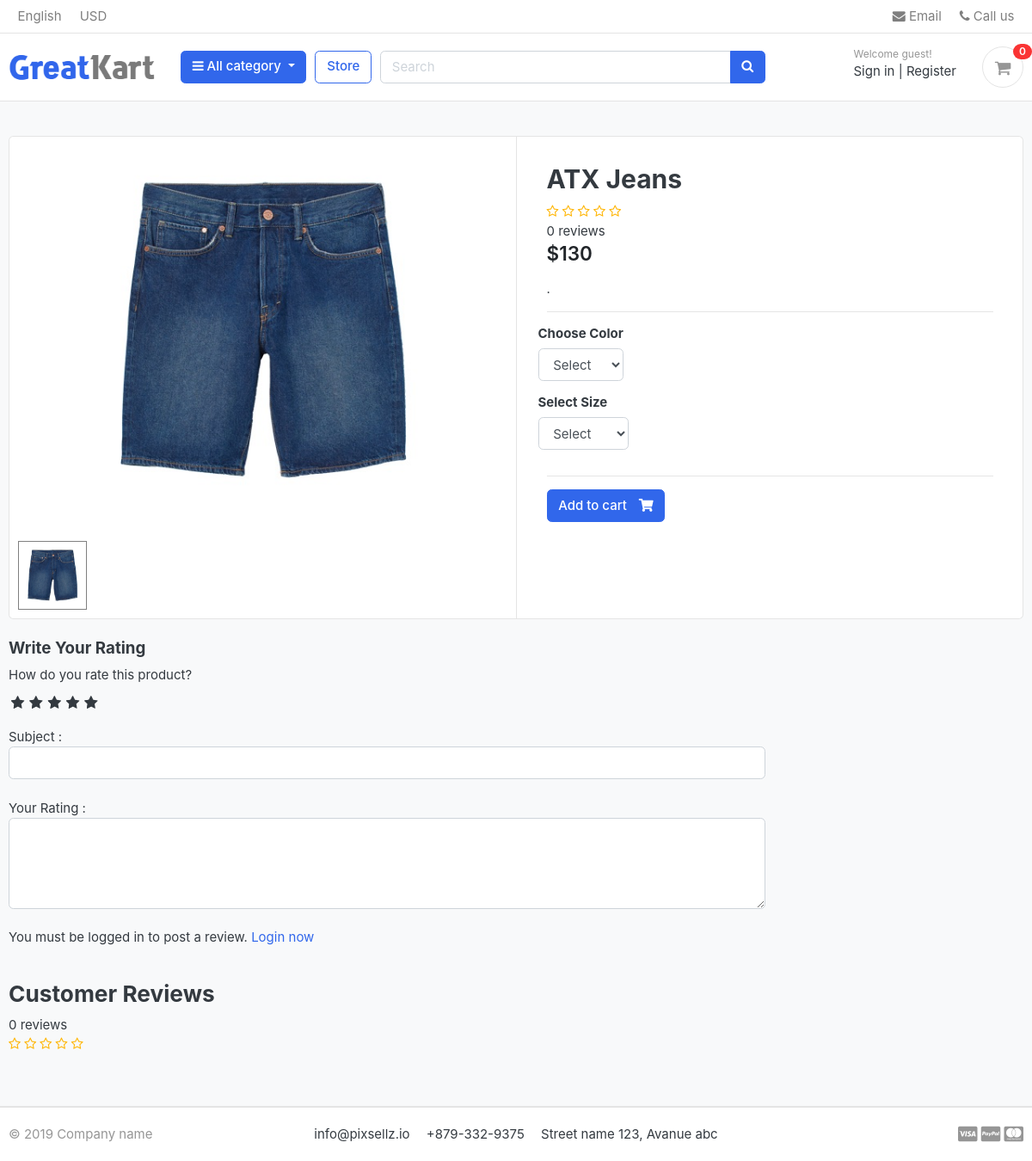
Before: /store/category/jeans/atx-jeans/ with the older database file.
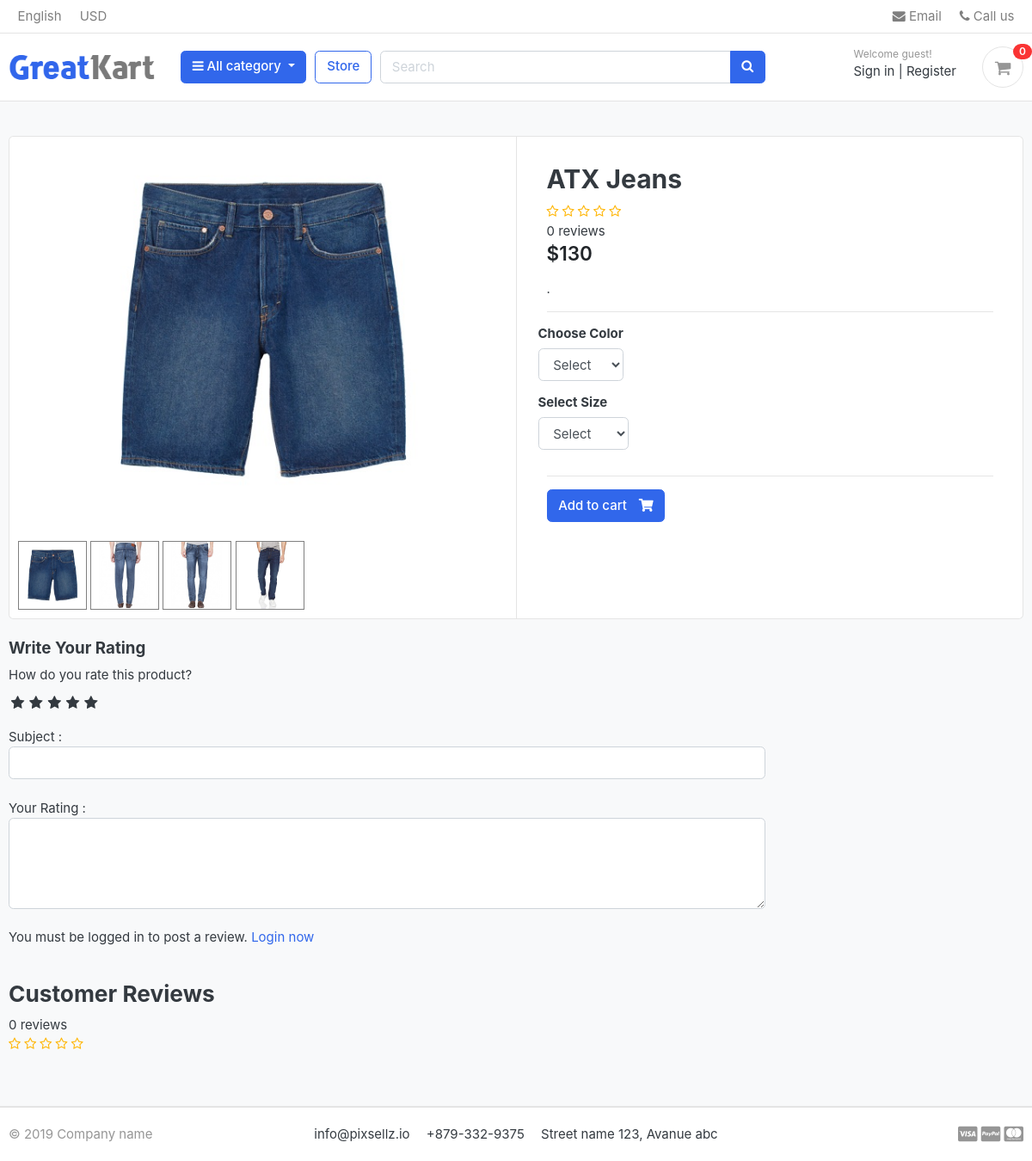
After: the same page with the newer database file.
### store/models.py (models this page shows, shortened)
class Product(models.Model):
    name = models.CharField( max_length=50 , unique=True)
    slug = models.SlugField(max_length=50 , unique=True)
    description = models.TextField( max_length=2000 , blank=True)
    image = models.ImageField( upload_to='product_img')
    price = models.IntegerField()
    discount = models.IntegerField(default=0)
    stock = models.IntegerField()
    is_available = models.BooleanField(default=True)
    category = models.ForeignKey("category.Category", verbose_name=("category product"), on_delete=models.CASCADE)
    created_at = models.DateTimeField(auto_now_add=True)
    modified_date = models.DateField( auto_now=True)
    def avr_review(self):
        reviews = ReviewRating.objects.filter(product=self , status=True).aggregate(average=Avg('rating'))
        avg =0
        if reviews['average'] is not None:
            avg = float(reviews['average'])
        return avg
    def count_review(self):
        reviews = ReviewRating.objects.filter(product=self , status=True).aggregate(count=Count('id'))
        count = 0
        if reviews['count'] is not None:
            count = int(reviews['count'])
        return count

class ProductGallary(models.Model):
    product = models.ForeignKey(Product,  on_delete=models.CASCADE , default=None)
    image = models.ImageField( upload_to="product_gallary", max_length=255)

### store/views.py (the view)
# urls.py: path('category/<slug:category_slug>/<slug:product_slug>/',views.product_detail ,name='product_detail'),
def product_detail(request,category_slug,product_slug):
    try :
        single_product = Product.objects.get(category__slug=category_slug,slug=product_slug)
        in_cart = CartItem.objects.filter(cart__cart_id=_cart_id(request),product=single_product).exists()
    except Exception as e:
        raise e
    if request.user.is_authenticated:
        try:
            orderproduct = OrderProduct.objects.filter(user=request.user , product_id=single_product.id).exists()
        except OrderProduct.DoesNotExist:
            orderproduct = None
    else :
        orderproduct = None
    reviews = ReviewRating.objects.filter(product_id=single_product.id , status=True)
    product_gallary = ProductGallary.objects.filter(product_id=single_product.id)
    context = {
        'single_product':single_product,
        'in_cart':in_cart,
        'orderproduct':orderproduct,
        'reviews':reviews,
        'product_gallary':product_gallary,
    }
    return render(request,'store/product_detail.html',context)

### store/templates/store/product_detail.html (shortened to what this page needs)
{% extends 'base.html' %}
{% load static %}
{% block body %}
<section class="section-content padding-y bg">
    <div class="container">
        <div class="card">
            <div class="row no-gutters">
                <aside class="col-md-6">
                    <article class="gallery-wrap">
                        <div class="img-big-wrap mainImage">
                            <center><img src="{{single_product.image.url}}"></center>
                        </div>
                    </article>
                    <ul class="thumb">
                        <li>
                            <a href="{{single_product.image.url}}" target="mainImage"><img src="{{single_product.image.url}}"
                                    alt="Product Image"></a>
                            {% for image in product_gallary  %}
                            <a href="{{image.image.url}}" target="mainImage"><img src="{{image.image.url}}"
                                    alt="Product Image"></a>
                            {% endfor %}
                        </li>
                    </ul>
                </aside>
                <main class="col-md-6 border-left">
                    <form action="{% url 'carts:add_cart' single_product.id %}" method="POST">
                        <article class="content-body">
                            <h2 class="title">{{single_product.name}}</h2>
                            <div class="rating-star">
                                <span>
                                    <i class="fa fa-star{% if single_product.avr_review < 0.5%}-o{% elif single_product.avr_review >= 0.5 and single_product.avr_review < 1%}-half-o{%endif%}"
                                        aria-hidden="true"></i>
                                    <i class="fa fa-star{% if single_product.avr_review < 1.5%}-o{% elif single_product.avr_review >= 1.5 and single_product.avr_review < 2%}-half-o{%endif%}"
                                        aria-hidden="true"></i>
                                    <i class="fa fa-star{% if single_product.avr_review < 2.5%}-o{% elif single_product.avr_review >= 2.5 and single_product.avr_review < 3%}-half-o{%endif%}"
                                        aria-hidden="true"></i>
                                    <i class="fa fa-star{% if single_product.avr_review < 3.5%}-o{% elif single_product.avr_review >= 3.5 and single_product.avr_review < 4%}-half-o{%endif%}"
                                        aria-hidden="true"></i>
                                    <i class="fa fa-star{% if single_product.avr_review < 4.5%}-o{% elif single_product.avr_review >= 4.5 and single_product.avr_review < 5%}-half-o{%endif%}"
                                        aria-hidden="true"></i>
                                </span>
                            </div>
                            <span>{{single_product.count_review}} reviews</span>
                            <div class="mb-3">
                                <var class="price h4">${{single_product.price}}</var>
                            </div>
                            <p>{{single_product.description}}.</p>
                            <hr>
                            <div class="row">
                                <div class="item-option-select">
                                    <h6>Choose Color</h6>
                                    <select class="form-control" name="color" required>
                                        <option value="" disabled selected>Select</option>
                                    </select>
                                </div>
                            </div>
                            <div class="row">
                                <div class="item-option-select">
                                    <h6>Select Size</h6>
                                    <select class="form-control" name="size" required>
                                        <option value="" disabled selected>Select</option>
                                    </select>
                                </div>
                            </div>
                            <hr>
                            {% if single_product.stock <= 0 %}
                            <h5>Out Of Stock</h5>
                            {% else %}
                            <button value="submit" class="btn  btn-primary"> <span class="text">Add to cart</span>
                                <i class="fas fa-shopping-cart"></i> </button>
                            {% endif %}
                        </article>
                    </form>
                </main>
            </div>
        </div>
        <br>
        <div class="row">
            <div class="col-md-9">
                <form action="{% url 'store:submit_review' single_product.id %}" method="POST">
                    <h5>Write Your Rating</h5>
                    <div>
                        <label>How do you rate this product?</label>
                        <br>
                        <div class="rate">
                            <input id="rating10" value="5" type="radio" name="rating" required><label for="rating10"
                                title="5"></label>
                            <input id="rating8" value="4" type="radio" name="rating" required><label for="rating8"
                                title="4"></label>
                            <input id="rating6" value="3" type="radio" name="rating" required><label for="rating6"
                                title="3"></label>
                            <input id="rating4" value="2" type="radio" name="rating" required><label for="rating4"
                                title="2"></label>
                            <input id="rating2" value="1" type="radio" name="rating" required><label for="rating2"
                                title="1"></label>
                        </div>
                        <br>
                        Subject :
                        <input type="text" class="form-control" name="subject">
                        <br>
                        Your Rating :
                        <textarea name="review" rows="4" class="form-control" value="Your Rating"></textarea>
                        <br>
                        {% if user.is_authenticated %}
                        {% if orderproduct %}
                        <input type="submit" value="submit Review" class="btn btn-primary">
                        {% else %}
                        <p>You must purchase this product to post a review. </p>
                        {% endif %}
                        {% else %}
                        <p>You must be logged in to post a review. <span><a href="{% url 'login'%}">Login now</a></span>
                        </p>
                        {% endif %}
                    </div>
                </form>
                <br>
                <header class="section-heading">
                    <h3>Customer Reviews </h3>
                    <span>{{single_product.count_review}} reviews</span>
                    <div class="rating-star">
                        <span>
                            <i class="fa fa-star{% if single_product.avr_review < 0.5%}-o{% elif single_product.avr_review >= 0.5 and single_product.avr_review < 1%}-half-o{%endif%}"
                                aria-hidden="true"></i>
                            <i class="fa fa-star{% if single_product.avr_review < 1.5%}-o{% elif single_product.avr_review >= 1.5 and single_product.avr_review < 2%}-half-o{%endif%}"
                                aria-hidden="true"></i>
                            <i class="fa fa-star{% if single_product.avr_review < 2.5%}-o{% elif single_product.avr_review >= 2.5 and single_product.avr_review < 3%}-half-o{%endif%}"
                                aria-hidden="true"></i>
                            <i class="fa fa-star{% if single_product.avr_review < 3.5%}-o{% elif single_product.avr_review >= 3.5 and single_product.avr_review < 4%}-half-o{%endif%}"
                                aria-hidden="true"></i>
                            <i class="fa fa-star{% if single_product.avr_review < 4.5%}-o{% elif single_product.avr_review >= 4.5 and single_product.avr_review < 5%}-half-o{%endif%}"
                                aria-hidden="true"></i>
                        </span>
                    </div>
                </header>
            </div>
        </div>
    </div>
</section>
{% endblock body %}

### templates/base.html (shortened to what this page needs)
{% load static %}
<!DOCTYPE HTML>
<html lang="en">
<head>
    <link href="{% static 'css/bootstrap.css'%}" rel="stylesheet" type="text/css" />
    <link href="{% static 'fonts/fontawesome/css/all.min.css'%}" type="text/css" rel="stylesheet">
    <link href="{% static 'css/ui.css'%}" rel="stylesheet" type="text/css" />
    <link href="{% static 'css/responsive.css'%}" rel="stylesheet" media="only screen and (max-width: 1200px)" />
    <link href="{% static 'css/custum.css'%}" rel="stylesheet" type="text/css" />
    <link rel="stylesheet" href="https://cdnjs.cloudflare.com/ajax/libs/font-awesome/4.7.0/css/font-awesome.min.css">
</head>
<body>
    <header class="section-header">
        <nav class="navbar p-md-0 navbar-expand-sm navbar-light border-bottom">
            <div class="container">
                <div class="collapse navbar-collapse" id="navbarTop4">
                    <ul class="navbar-nav mr-auto">
                        <li class="nav-item dropdown">
                            <a href="#" class="nav-link"> English </a>
                        </li>
                        <li class="nav-item dropdown">
                            <a href="#" class="nav-link"> USD </a>
                        </li>
                    </ul>
                    <ul class="navbar-nav">
                        <li><a href="#" class="nav-link"> <i class="fa fa-envelope"></i> Email </a></li>
                        <li><a href="#" class="nav-link"> <i class="fa fa-phone"></i> Call us </a></li>
                    </ul>
                </div>
            </div>
        </nav>
        <section class="header-main border-bottom">
            <div class="container">
                <div class="row align-items-center">
                    <div class="col-lg-2 col-md-3 col-6">
                        <a href="/" class="brand-wrap">
                            <img class="logo" src="{% static './images/logo.png'%}">
                        </a>
                    </div>
                    <div class="col-lg col-sm col-md col-6 flex-grow-0">
                        <div class="category-wrap dropdown d-inline-block float-right">
                            <button type="button" class="btn btn-primary dropdown-toggle" data-toggle="dropdown">
                                <i class="fa fa-bars"></i> All category
                            </button>
                        </div>
                    </div>
                    <a href="{%url 'store:store'%}" method="GET" class="btn btn-outline-primary">Store</a>
                    <div class="col-lg  col-md-6 col-sm-12 col">
                        <form action="{% url 'store:search' %}" class="search">
                            <div class="input-group w-100">
                                <input type="text" class="form-control" style="width:60%;" placeholder="Search"
                                    name="q">
                                <div class="input-group-append">
                                    <button class="btn btn-primary" type="submit">
                                        <i class="fa fa-search"></i>
                                    </button>
                                </div>
                            </div>
                        </form>
                    </div>
                    <div class="col-lg-3 col-sm-6 col-8 order-2 order-lg-3">
                        <div class="d-flex justify-content-end mb-3 mb-lg-0">
                            <div class="widget-header">
                                <small class="title text-muted">Welcome guest!</small>
                                <div>
                                    {% if user.is_authenticated %}
                                    <a href="{% url 'accounts:profile'%}">Profile</a> <span class="dark-transp"> |
                                    </span>
                                    <a href="{% url 'logout'%}"> Logout</a>
                                    {% else %}
                                    <a href="{% url 'login'%}">Sign in</a> <span class="dark-transp"> | </span>
                                    <a href="{% url 'accounts:signup'%}"> Register</a>
                                    {% endif %}
                                </div>
                            </div>
                            <a href="{% url 'carts:cart'%}" class="widget-header pl-3 ml-3">
                                <div class="icon icon-sm rounded-circle border"><i class="fa fa-shopping-cart"></i>
                                </div>
                                <span class="badge badge-pill badge-danger notify">{{cart_count}}</span>
                            </a>
                        </div>
                    </div>
                </div>
            </div>
        </section>
    </header>
    {% block body %}
    {% endblock body %}
    <footer class="section-footer border-top">
        <div class="container">
            <section class="footer-bottom border-top row">
                <div class="col-md-2">
                    <p class="text-muted"> &copy 2019 Company name </p>
                </div>
                <div class="col-md-8 text-md-center">
                    <span class="px-2">info@pixsellz.io</span>
                    <span class="px-2">+879-332-9375</span>
                    <span class="px-2">Street name 123, Avanue abc</span>
                </div>
                <div class="col-md-2 text-md-right text-muted">
                    <i class="fab fa-lg fa-cc-visa"></i>
                    <i class="fab fa-lg fa-cc-paypal"></i>
                    <i class="fab fa-lg fa-cc-mastercard"></i>
                </div>
            </section>
        </div>
    </footer>
</body>
</html>

Changed rows visible on the page:
added ProductGallary: image (picture)
added ProductGallary: image (picture)
added ProductGallary: image (picture)
